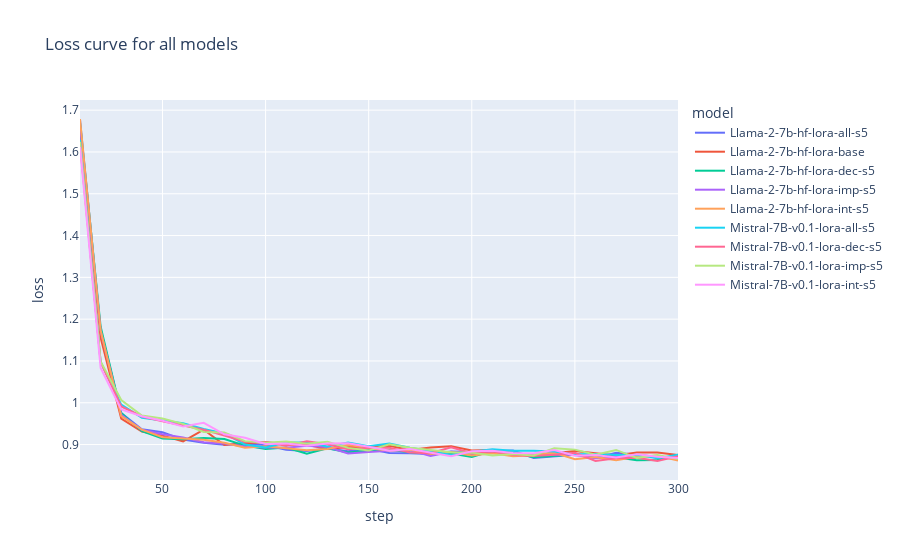

The code cell stored with this chart in its notebook:
### Code cell
import plotly.express as px

plot_df = loss_df.groupby(['model', 'step']).mean().reset_index()

fig = px.line(plot_df, x="step", y="loss", color="model", title='Loss curve for all models')
fig.show()

### Figure 1 — Plotly figure (JSON) as saved in the notebook; plotly's stock layout.template omitted (floating-point values rounded to 4 significant figures)
{"data": [{"hovertemplate": "model=Llama-2-7b-hf-lora-all-s5<br>step=%{x}<br>loss=%{y}<extra></extra>", "legendgroup": "Llama-2-7b-hf-lora-all-s5", "line": {"color": "#636efa", "dash": "solid"}, "marker": {"symbol": "circle"}, "mode": "lines", "name": "Llama-2-7b-hf-lora-all-s5", "orientation": "v", "showlegend": true, "type": "scatter", "x": [10, 20, 30, 40, 50, 60, 70, 80, 90, 100, 110, 120, 130, 140, 150, 160, 170, 180, 190, 200, 210, 220, 230, 240, 250, 260, 270, 280, 290, 300], "xaxis": "x", "y": [1.677, 1.175, 0.9755, 0.9364, 0.9294, 0.9119, 0.9043, 0.8998, 0.9023, 0.8981, 0.8877, 0.8844, 0.8907, 0.8841, 0.8901, 0.8799, 0.8792, 0.8774, 0.8835, 0.8822, 0.8841, 0.8859, 0.868, 0.8717, 0.8756, 0.8677, 0.8806, 0.8755, 0.87, 0.8654], "yaxis": "y"}, {"hovertemplate": "model=Llama-2-7b-hf-lora-base<br>step=%{x}<br>loss=%{y}<extra></extra>", "legendgroup": "Llama-2-7b-hf-lora-base", "line": {"color": "#EF553B", "dash": "solid"}, "marker": {"symbol": "circle"}, "mode": "lines", "name": "Llama-2-7b-hf-lora-base", "orientation": "v", "showlegend": true, "type": "scatter", "x": [10, 20, 30, 40, 50, 60, 70, 80, 90, 100, 110, 120, 130, 140, 150, 160, 170, 180, 190, 200, 210, 220, 230, 240, 250, 260, 270, 280, 290, 300], "xaxis": "x", "y": [1.659, 1.156, 0.9623, 0.9308, 0.9213, 0.9077, 0.9357, 0.899, 0.903, 0.9059, 0.9004, 0.8987, 0.8897, 0.8935, 0.8945, 0.8973, 0.8867, 0.8928, 0.8957, 0.8859, 0.8868, 0.8785, 0.8763, 0.8789, 0.8848, 0.8791, 0.8739, 0.8811, 0.881, 0.8752], "yaxis": "y"}, {"hovertemplate": "model=Llama-2-7b-hf-lora-dec-s5<br>step=%{x}<br>loss=%{y}<extra></extra>", "legendgroup": "Llama-2-7b-hf-lora-dec-s5", "line": {"color": "#00cc96", "dash": "solid"}, "marker": {"symbol": "circle"}, "mode": "lines", "name": "Llama-2-7b-hf-lora-dec-s5", "orientation": "v", "showlegend": true, "type": "scatter", "x": [10, 20, 30, 40, 50, 60, 70, 80, 90, 100, 110, 120, 130, 140, 150, 160, 170, 180, 190, 200, 210, 220, 230, 240, 250, 260, 270, 280, 290, 300], "xaxis": "x", "y": [1.67, 1.182, 0.9753, 0.9319, 0.9143, 0.9128, 0.9158, 0.913, 0.8975, 0.8894, 0.8929, 0.8783, 0.8909, 0.8812, 0.8859, 0.8873, 0.8813, 0.8783, 0.8786, 0.8705, 0.8853, 0.8805, 0.8695, 0.8731, 0.876, 0.8686, 0.8696, 0.8622, 0.8629, 0.8759], "yaxis": "y"}, {"hovertemplate": "model=Llama-2-7b-hf-lora-imp-s5<br>step=%{x}<br>loss=%{y}<extra></extra>", "legendgroup": "Llama-2-7b-hf-lora-imp-s5", "line": {"color": "#ab63fa", "dash": "solid"}, "marker": {"symbol": "circle"}, "mode": "lines", "name": "Llama-2-7b-hf-lora-imp-s5", "orientation": "v", "showlegend": true, "type": "scatter", "x": [10, 20, 30, 40, 50, 60, 70, 80, 90, 100, 110, 120, 130, 140, 150, 160, 170, 180, 190, 200, 210, 220, 230, 240, 250, 260, 270, 280, 290, 300], "xaxis": "x", "y": [1.662, 1.172, 0.971, 0.9352, 0.9248, 0.9172, 0.9055, 0.9023, 0.8956, 0.8928, 0.8924, 0.8972, 0.8942, 0.8785, 0.8823, 0.8852, 0.8862, 0.8726, 0.8826, 0.8771, 0.8801, 0.8747, 0.8747, 0.876, 0.8752, 0.8675, 0.8707, 0.8744, 0.8689, 0.87], "yaxis": "y"}, {"hovertemplate": "model=Llama-2-7b-hf-lora-int-s5<br>step=%{x}<br>loss=%{y}<extra></extra>", "legendgroup": "Llama-2-7b-hf-lora-int-s5", "line": {"color": "#FFA15A", "dash": "solid"}, "marker": {"symbol": "circle"}, "mode": "lines", "name": "Llama-2-7b-hf-lora-int-s5", "orientation": "v", "showlegend": true, "type": "scatter", "x": [10, 20, 30, 40, 50, 60, 70, 80, 90, 100, 110, 120, 130, 140, 150, 160, 170, 180, 190, 200, 210, 220, 230, 240, 250, 260, 270, 280, 290, 300], "xaxis": "x", "y": [1.679, 1.174, 0.9681, 0.9356, 0.9175, 0.9146, 0.9115, 0.9044, 0.8923, 0.8958, 0.892, 0.8865, 0.8893, 0.8996, 0.891, 0.8857, 0.8876, 0.8775, 0.8823, 0.8736, 0.879, 0.8722, 0.8742, 0.8802, 0.8649, 0.8704, 0.8623, 0.8707, 0.8732, 0.8619], "yaxis": "y"}, {"hovertemplate": "model=Mistral-7B-v0.1-lora-all-s5<br>step=%{x}<br>loss=%{y}<extra></extra>", "legendgroup": "Mistral-7B-v0.1-lora-all-s5", "line": {"color": "#19d3f3", "dash": "solid"}, "marker": {"symbol": "circle"}, "mode": "lines", "name": "Mistral-7B-v0.1-lora-all-s5", "orientation": "v", "showlegend": true, "type": "scatter", "x": [10, 20, 30, 40, 50, 60, 70, 80, 90, 100, 110, 120, 130, 140, 150, 160, 170, 180, 190, 200, 210, 220, 230, 240, 250, 260, 270, 280, 290, 300], "xaxis": "x", "y": [1.629, 1.098, 0.9954, 0.9643, 0.9573, 0.9509, 0.9373, 0.9267, 0.9, 0.8928, 0.905, 0.9048, 0.8956, 0.9047, 0.8958, 0.9023, 0.8924, 0.8846, 0.8749, 0.8827, 0.8886, 0.8849, 0.8852, 0.8836, 0.8769, 0.8774, 0.875, 0.8751, 0.8673, 0.8758], "yaxis": "y"}, {"hovertemplate": "model=Mistral-7B-v0.1-lora-dec-s5<br>step=%{x}<br>loss=%{y}<extra></extra>", "legendgroup": "Mistral-7B-v0.1-lora-dec-s5", "line": {"color": "#FF6692", "dash": "solid"}, "marker": {"symbol": "circle"}, "mode": "lines", "name": "Mistral-7B-v0.1-lora-dec-s5", "orientation": "v", "showlegend": true, "type": "scatter", "x": [10, 20, 30, 40, 50, 60, 70, 80, 90, 100, 110, 120, 130, 140, 150, 160, 170, 180, 190, 200, 210, 220, 230, 240, 250, 260, 270, 280, 290, 300], "xaxis": "x", "y": [1.621, 1.097, 0.9912, 0.9671, 0.956, 0.9459, 0.9353, 0.9215, 0.9065, 0.9057, 0.8974, 0.908, 0.9005, 0.889, 0.8922, 0.8924, 0.8812, 0.8792, 0.8936, 0.8794, 0.884, 0.875, 0.8723, 0.8758, 0.8803, 0.8606, 0.8673, 0.8683, 0.8606, 0.8718], "yaxis": "y"}, {"hovertemplate": "model=Mistral-7B-v0.1-lora-imp-s5<br>step=%{x}<br>loss=%{y}<extra></extra>", "legendgroup": "Mistral-7B-v0.1-lora-imp-s5", "line": {"color": "#B6E880", "dash": "solid"}, "marker": {"symbol": "circle"}, "mode": "lines", "name": "Mistral-7B-v0.1-lora-imp-s5", "orientation": "v", "showlegend": true, "type": "scatter", "x": [10, 20, 30, 40, 50, 60, 70, 80, 90, 100, 110, 120, 130, 140, 150, 160, 170, 180, 190, 200, 210, 220, 230, 240, 250, 260, 270, 280, 290, 300], "xaxis": "x", "y": [1.624, 1.099, 1.006, 0.9695, 0.9622, 0.9494, 0.9299, 0.9288, 0.9082, 0.9042, 0.9073, 0.9018, 0.9069, 0.892, 0.8855, 0.9006, 0.8924, 0.8867, 0.8813, 0.8807, 0.874, 0.8774, 0.8738, 0.8912, 0.8879, 0.8755, 0.8871, 0.8682, 0.8751, 0.8651], "yaxis": "y"}, {"hovertemplate": "model=Mistral-7B-v0.1-lora-int-s5<br>step=%{x}<br>loss=%{y}<extra></extra>", "legendgroup": "Mistral-7B-v0.1-lora-int-s5", "line": {"color": "#FF97FF", "dash": "solid"}, "marker": {"symbol": "circle"}, "mode": "lines", "name": "Mistral-7B-v0.1-lora-int-s5", "orientation": "v", "showlegend": true, "type": "scatter", "x": [10, 20, 30, 40, 50, 60, 70, 80, 90, 100, 110, 120, 130, 140, 150, 160, 170, 180, 190, 200, 210, 220, 230, 240, 250, 260, 270, 280, 290, 300], "xaxis": "x", "y": [1.612, 1.083, 0.9839, 0.9677, 0.9571, 0.943, 0.9519, 0.9244, 0.9163, 0.9015, 0.9028, 0.8972, 0.9027, 0.9033, 0.8945, 0.8854, 0.8893, 0.8811, 0.8723, 0.8842, 0.885, 0.8796, 0.8789, 0.8869, 0.8732, 0.8751, 0.8689, 0.8766, 0.8708, 0.8679], "yaxis": "y"}], "layout": {"legend": {"title": {"text": "model"}, "tracegroupgap": 0}, "title": {"text": "Loss curve for all models"}, "xaxis": {"anchor": "y", "domain": [0, 1], "title": {"text": "step"}}, "yaxis": {"anchor": "x", "domain": [0, 1], "title": {"text": "loss"}}}}
